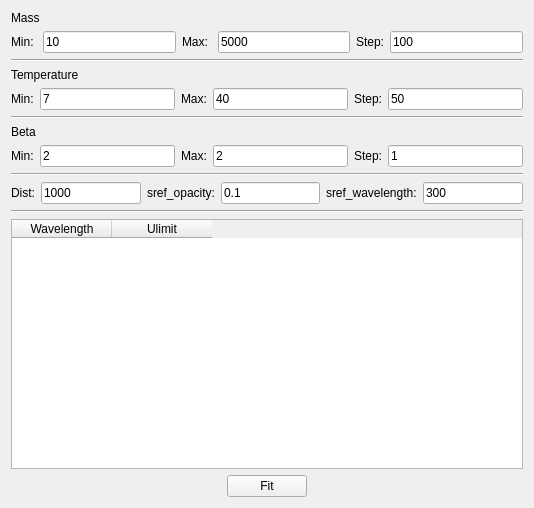
<?xml version="1.0" encoding="UTF-8"?>
<ui version="4.0">
 <class>SedFitGrid_thin</class>
 <widget class="QWidget" name="SedFitGrid_thin">
  <property name="geometry">
   <rect>
    <x>0</x>
    <y>0</y>
    <width>534</width>
    <height>508</height>
   </rect>
  </property>
  <property name="windowTitle">
   <string>Form</string>
  </property>
  <layout class="QVBoxLayout" name="verticalLayout">
   <item>
    <widget class="QLabel" name="label">
     <property name="text">
      <string>Mass</string>
     </property>
    </widget>
   </item>
   <item>
    <layout class="QHBoxLayout" name="horizontalLayout">
     <item>
      <widget class="QLabel" name="label_2">
       <property name="text">
        <string>Min: </string>
       </property>
      </widget>
     </item>
     <item>
      <widget class="QLineEdit" name="minMassLineEdit">
       <property name="text">
        <string>10</string>
       </property>
      </widget>
     </item>
     <item>
      <widget class="QLabel" name="label_3">
       <property name="text">
        <string>Max: </string>
       </property>
      </widget>
     </item>
     <item>
      <widget class="QLineEdit" name="maxMassLineEdit">
       <property name="text">
        <string>5000</string>
       </property>
      </widget>
     </item>
     <item>
      <widget class="QLabel" name="label_4">
       <property name="text">
        <string>Step:</string>
       </property>
      </widget>
     </item>
     <item>
      <widget class="QLineEdit" name="stepMassLineEdit">
       <property name="text">
        <string>100</string>
       </property>
      </widget>
     </item>
    </layout>
   </item>
   <item>
    <widget class="Line" name="line">
     <property name="orientation">
      <enum>Qt::Horizontal</enum>
     </property>
    </widget>
   </item>
   <item>
    <widget class="QLabel" name="label_5">
     <property name="text">
      <string>Temperature</string>
     </property>
    </widget>
   </item>
   <item>
    <layout class="QHBoxLayout" name="horizontalLayout_3">
     <item>
      <widget class="QLabel" name="label_6">
       <property name="text">
        <string>Min:</string>
       </property>
      </widget>
     </item>
     <item>
      <widget class="QLineEdit" name="tempMinLineEdit">
       <property name="text">
        <string>7</string>
       </property>
      </widget>
     </item>
     <item>
      <widget class="QLabel" name="label_7">
       <property name="text">
        <string>Max:</string>
       </property>
      </widget>
     </item>
     <item>
      <widget class="QLineEdit" name="tempMaxLineEdit">
       <property name="text">
        <string>40</string>
       </property>
      </widget>
     </item>
     <item>
      <widget class="QLabel" name="label_8">
       <property name="text">
        <string>Step:</string>
       </property>
      </widget>
     </item>
     <item>
      <widget class="QLineEdit" name="tempStepLineEdit">
       <property name="text">
        <string>50</string>
       </property>
      </widget>
     </item>
    </layout>
   </item>
   <item>
    <widget class="Line" name="line_2">
     <property name="orientation">
      <enum>Qt::Horizontal</enum>
     </property>
    </widget>
   </item>
   <item>
    <widget class="QLabel" name="label_9">
     <property name="text">
      <string>Beta</string>
     </property>
    </widget>
   </item>
   <item>
    <layout class="QHBoxLayout" name="horizontalLayout_4">
     <item>
      <widget class="QLabel" name="label_10">
       <property name="text">
        <string>Min:</string>
       </property>
      </widget>
     </item>
     <item>
      <widget class="QLineEdit" name="betaMinLineEdit">
       <property name="text">
        <string>2</string>
       </property>
      </widget>
     </item>
     <item>
      <widget class="QLabel" name="label_11">
       <property name="text">
        <string>Max:</string>
       </property>
      </widget>
     </item>
     <item>
      <widget class="QLineEdit" name="betaMaxLineEdit">
       <property name="text">
        <string>2</string>
       </property>
      </widget>
     </item>
     <item>
      <widget class="QLabel" name="label_12">
       <property name="text">
        <string>Step:</string>
       </property>
      </widget>
     </item>
     <item>
      <widget class="QLineEdit" name="betaStepLineEdit">
       <property name="text">
        <string>1</string>
       </property>
      </widget>
     </item>
    </layout>
   </item>
   <item>
    <widget class="Line" name="line_3">
     <property name="orientation">
      <enum>Qt::Horizontal</enum>
     </property>
    </widget>
   </item>
   <item>
    <layout class="QHBoxLayout" name="horizontalLayout_6">
     <item>
      <widget class="QLabel" name="label_13">
       <property name="text">
        <string>Dist:</string>
       </property>
      </widget>
     </item>
     <item>
      <widget class="QLineEdit" name="distLineEdit">
       <property name="text">
        <string>1000</string>
       </property>
      </widget>
     </item>
     <item>
      <widget class="QLabel" name="label_14">
       <property name="text">
        <string>sref_opacity:</string>
       </property>
      </widget>
     </item>
     <item>
      <widget class="QLineEdit" name="srefOpacityLineEdit">
       <property name="text">
        <string>0.1</string>
       </property>
      </widget>
     </item>
     <item>
      <widget class="QLabel" name="label_15">
       <property name="text">
        <string>sref_wavelength:</string>
       </property>
      </widget>
     </item>
     <item>
      <widget class="QLineEdit" name="srefWavelengthLineEdit">
       <property name="text">
        <string>300</string>
       </property>
      </widget>
     </item>
    </layout>
   </item>
   <item>
    <widget class="Line" name="line_4">
     <property name="orientation">
      <enum>Qt::Horizontal</enum>
     </property>
    </widget>
   </item>
   <item>
    <widget class="QTableWidget" name="tableWidget">
     <column>
      <property name="text">
       <string>Wavelength</string>
      </property>
     </column>
     <column>
      <property name="text">
       <string>Ulimit</string>
      </property>
     </column>
    </widget>
   </item>
   <item>
    <layout class="QHBoxLayout" name="horizontalLayout_2">
     <item>
      <spacer name="horizontalSpacer">
       <property name="orientation">
        <enum>Qt::Horizontal</enum>
       </property>
       <property name="sizeHint" stdset="0">
        <size>
         <width>40</width>
         <height>20</height>
        </size>
       </property>
      </spacer>
     </item>
     <item>
      <widget class="QPushButton" name="pushButton">
       <property name="text">
        <string>Fit</string>
       </property>
      </widget>
     </item>
     <item>
      <spacer name="horizontalSpacer_2">
       <property name="orientation">
        <enum>Qt::Horizontal</enum>
       </property>
       <property name="sizeHint" stdset="0">
        <size>
         <width>40</width>
         <height>20</height>
        </size>
       </property>
      </spacer>
     </item>
    </layout>
   </item>
  </layout>
 </widget>
 <resources/>
 <connections/>
</ui>
